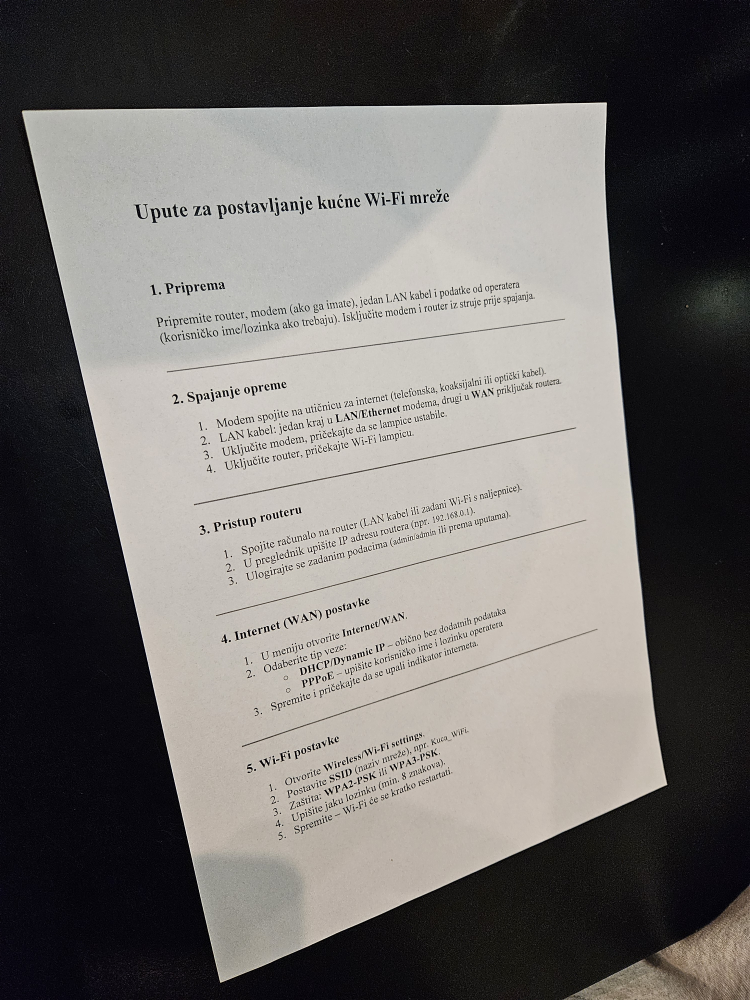
#> input picture Modul_4/Vježbe/img/dokument.jpg, 3000 x 4000 px (shown at 1/4 size)
$ python 5_scanner_template.py
#> lines starting #> are read from the running program, lines starting #| are printed output that depends on the picture; after the words box and inside, x2 and y2 are one past the last pixel; in counts of white or black regions, pixels touching at a corner belong together
import cv2
import numpy as np


# ---------------- 1) UČITAVANJE I PREPROCESSING ----------------

img = cv2.imread('img/dokument.jpg', cv2.IMREAD_COLOR)
#> img is the input picture: shape (4000, 3000, 3); mean B, G, R 107.5, 110.1, 113.1
if img is None:
    raise SystemExit("Ne mogu učitati sliku 'upute.jpg'.")

orig = img.copy()
#cv2.imshow("1 - original", orig)

# grayscale
gray = cv2.cvtColor(img, cv2.COLOR_BGR2GRAY)
#cv2.imshow("2 - gray", gray)

# blur (smanjenje šuma)
blur = cv2.GaussianBlur(gray, (5, 5), 0)
#cv2.imshow("3 - blur", blur)

# Otsu threshold – papir bijel, stol taman
_, thresh = cv2.threshold(
    blur, 0, 255, cv2.THRESH_BINARY + cv2.THRESH_OTSU
)
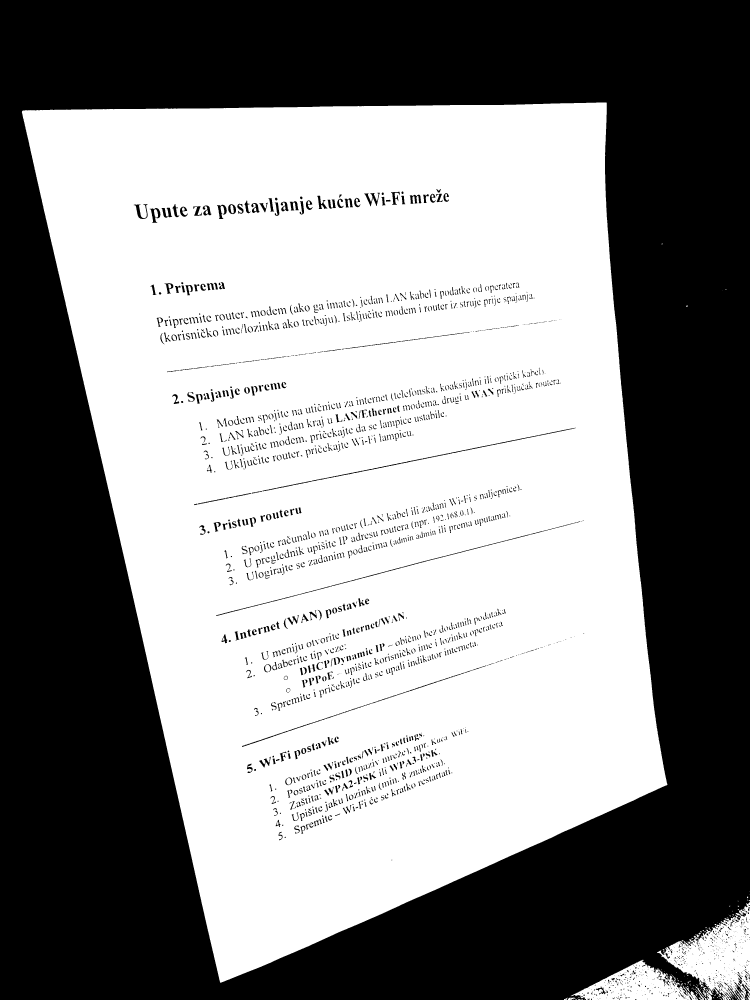
#> thresh: shape (4000, 3000) (shown at 1/4 size); 54.1% white; 2615 black regions (1050 under 20 px), largest, box (x1, y1, x2, y2) and area: (0, 0, 3000, 4000) 5329686, (1049, 1711, 2303, 1965) 3915, (865, 2086, 2322, 2464) 3736
#cv2.imshow("4 - thresh (Otsu)", thresh)

# malo morfološko zatvaranje da rub papira bude kompaktan
kernel_close = cv2.getStructuringElement(cv2.MORPH_RECT, (7, 7))
#closed = cv2.morphologyEx(thresh, kernel=cv2.MORPH_CLOSE, kernel=kernel_close, iterations=2)
# # ako ti gornja linija baci error zbog keyword argumenata, koristi:
closed = cv2.morphologyEx(thresh, cv2.MORPH_CLOSE, kernel_close, iterations=2)
#> closed: shape (4000, 3000); 55.7% white; 3 black regions
cv2.imshow("5 - morph CLOSE", closed)

# ---------------- 2) KONTURE – ZADATAK ZA VAS ----------------
# OVDJE TREBATE POPUNITI KOD TAKO DA DEFINIRATE SLJEDEĆE VARIJABLE:
#   - contours  : lista svih pronađenih kontura
#   - paper_cnt : najveća kontura (papir)
#   - peri      : opseg konture papira
#   - approx    : aproksimirana kontura (poligon, npr. 4 točke za papir)
#   - debug_paper : kopija originalne slike s nacrtanom aproksimiranom konturom

# === TODO 1: pronađi sve vanjske konture na slici 'closed' ===
#   koristi cv2.findContours(...)
#
# contours, hierarchy = ...
contours, _ = cv2.findContours(closed, cv2.RETR_EXTERNAL, cv2.CHAIN_APPROX_SIMPLE)
#> contours = 13 contours, 11 with area under 20; largest, box (x1, y1, x2, y2) and area: (87, 410, 2670, 3931) 6545344, (2256, 3586, 3000, 4000) 131172


# === TODO 2: ako nema kontura, prekini program s porukom ===
#
if len(contours) == 0:
    raise SystemExit("Nije pronađena nijedna kontura na slici.")

# === TODO 3: sortiraj konture po površini i uzmi najveću kao 'paper_cnt' ===
#
# paper_cnt = ...
contours = sorted(contours, key=cv2.contourArea, reverse=True)
paper_cnt = contours[0]
#> paper_cnt = contour of 3709 points, box (x1, y1, x2, y2) (87, 410, 2670, 3931), area 6545344


# === TODO 4: izračunaj opseg i aproksimiraj konturu papira poligonom ===
#
# peri = ...
# approx = ...
peri = cv2.arcLength(paper_cnt, True)
#> peri = 11119.2
approx = cv2.approxPolyDP(paper_cnt, 0.02 * peri, True)
#> approx = [[2425, 410], [88, 445], [881, 3930], [2669, 3138]]


# === TODO 5: nacrtaj aproksimiranu konturu na kopiji originala ===
debug_paper = orig.copy()


# (opcionalno) ispis broja vrhova aproksimirane konture
try:
    print("Broj vrhova aproksimirane konture:", len(approx))
#| Broj vrhova aproksimirane konture: 4
except NameError:
    print("TODO dio s konturama NIJE dovršen - 'approx' nije definiran.")

cv2.imshow("6 - pronađen papir (kontura)", debug_paper)

# Ako studenti nisu dobro popunili dio s konturama, zaustavi dalje:
if 'approx' not in locals() or 'paper_cnt' not in locals():
    cv2.waitKey(0)
    cv2.destroyAllWindows()
    raise SystemExit("Najprije dovršite dio s konturama (2. blok)!")

# ---------------- 3) PERSPEKTIVNA TRANSFORMACIJA ----------------

def order_points(pts):
    # pts shape: (4, 2)
    rect = np.zeros((4, 2), dtype="float32")
    s = pts.sum(axis=1)
    diff = np.diff(pts, axis=1)

    rect[0] = pts[np.argmin(s)]      # top-left
    rect[2] = pts[np.argmax(s)]      # bottom-right
    rect[1] = pts[np.argmin(diff)]   # top-right
    rect[3] = pts[np.argmax(diff)]   # bottom-left
    return rect

# ako aproksimacija nema točno 4 točke, koristi boundingRect kao fallback
if len(approx) == 4:
    pts = approx.reshape(4, 2).astype("float32")
#> pts has the same summary as approx
else:
    print("Upozorenje: approx nema 4 točke – koristim boundingRect kao fallback.")
    x, y, w, h = cv2.boundingRect(paper_cnt)
    pts = np.array([
        [x, y],
        [x + w, y],
        [x + w, y + h],
        [x, y + h]
    ], dtype="float32")

rect = order_points(pts)
#> in order_points, `s = pts.sum(axis=1)`: s = [2835, 533, 4811, 5807]
#> in order_points, `diff = np.diff(pts, axis=1)`: diff = [-2015, 357, 3049, 469]
#> rect = [[88, 445], [2425, 410], [2669, 3138], [881, 3930]]
(tl, tr, br, bl) = rect
#> tl = [88, 445]; tr = [2425, 410]; br = [2669, 3138]; bl = [881, 3930]

# dimenzije "ispravljenog" papira
widthA = np.linalg.norm(br - bl)
#> widthA = 1955.6
widthB = np.linalg.norm(tr - tl)
#> widthB = 2337.3
maxWidth = int(max(widthA, widthB))
#> maxWidth = 2337

heightA = np.linalg.norm(tr - br)
#> heightA = 2738.9
heightB = np.linalg.norm(tl - bl)
#> heightB = 3574.1
maxHeight = int(max(heightA, heightB))
#> maxHeight = 3574

dst = np.array([
    [0, 0],
    [maxWidth - 1, 0],
    [maxWidth - 1, maxHeight - 1],
    [0, maxHeight - 1]
], dtype="float32")
#> dst = [[0, 0], [2336, 0], [2336, 3573], [0, 3573]]

M = cv2.getPerspectiveTransform(rect, dst)
#> M = [[0.719, -0.164, 9.53], [0.0119, 0.792, -353.5], [-0.000109, -3.27e-05, 1]]
warped = cv2.warpPerspective(orig, M, (maxWidth, maxHeight))
cv2.imshow("7 - ispravljeni papir (color)", warped)

# ---------------- 4) "SCANNER" EFEKT – CRNO/BIJELO (OTSU + CLOSING) ----------------

warp_gray = cv2.cvtColor(warped, cv2.COLOR_BGR2GRAY)
warp_blur = cv2.GaussianBlur(warp_gray, (5, 5), 0)

_, scan = cv2.threshold(
    warp_blur, 0, 255, cv2.THRESH_BINARY + cv2.THRESH_OTSU
)
#> scan: shape (3574, 2337); 95.2% white; 1519 black regions (179 under 20 px), largest, box (x1, y1, x2, y2) and area: (2275, 20, 2337, 3570) 170927, (280, 1475, 2001, 1489) 7231, (272, 2535, 1960, 2543) 6654
cv2.imshow("8 - scan (Otsu)", scan)

# invert -> slova bijela, pozadina crna
scan_inv = cv2.bitwise_not(scan)
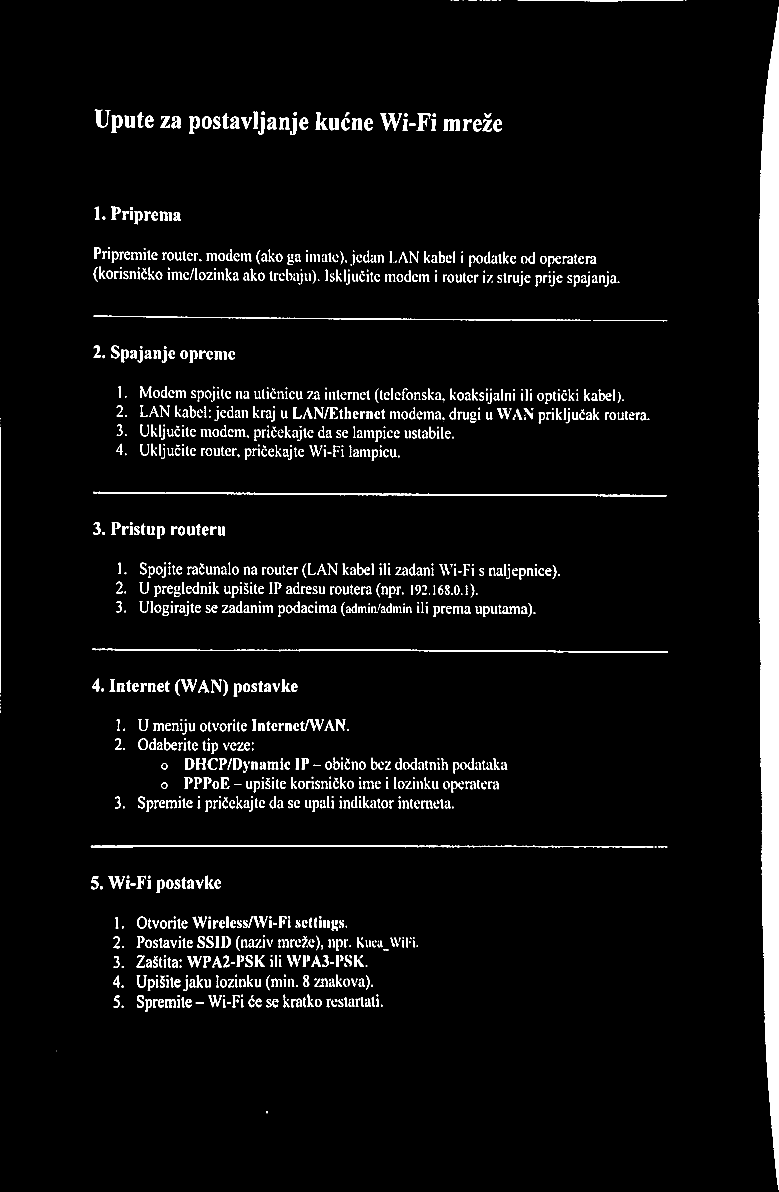
#> scan_inv: shape (3574, 2337) (shown at 1/3 size); 4.8% white; 1519 white regions (179 under 20 px), largest, box (x1, y1, x2, y2) and area: (2275, 20, 2337, 3570) 170927, (280, 1475, 2001, 1489) 7231, (272, 2535, 1960, 2543) 6654

# vertikalni CLOSING (1x3) – popunjava sitne rupe u potezima
kernel_close2 = cv2.getStructuringElement(cv2.MORPH_RECT, (1, 3))
scan_inv_closed = cv2.morphologyEx(scan_inv, cv2.MORPH_CLOSE, kernel_close2, iterations=1)

# vrati natrag: slova crna, pozadina bijela
scan_clean = cv2.bitwise_not(scan_inv_closed)
cv2.imshow("9 - scan (Otsu + vert closing)", scan_clean)

# ---------------- 5) SPOJENI PRIKAZ KORAKA ----------------

thresh_bgr = cv2.cvtColor(thresh, cv2.COLOR_GRAY2BGR)
scan_bgr = cv2.cvtColor(scan_clean, cv2.COLOR_GRAY2BGR)

scale = 0.5  # smanji da stane na ekran

def resize(img):
    return cv2.resize(img, None, fx=scale, fy=scale, interpolation=cv2.INTER_AREA)

row1 = cv2.hconcat([resize(orig), resize(thresh_bgr), resize(debug_paper)])
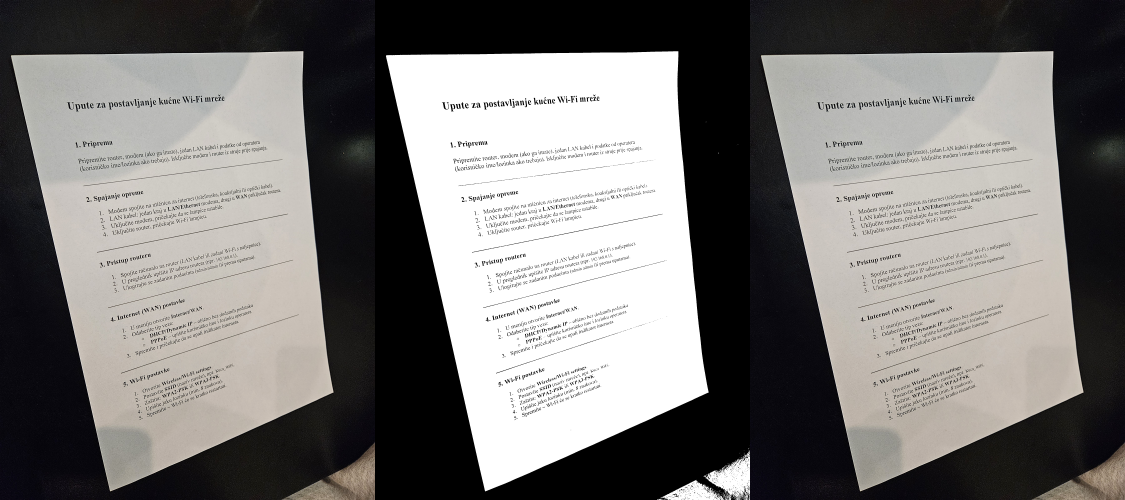
#> row1: shape (2000, 4500, 3) (shown at 1/4 size); mean B, G, R 117.8, 119.5, 121.5
row2 = cv2.hconcat([resize(warped), resize(scan_bgr)])
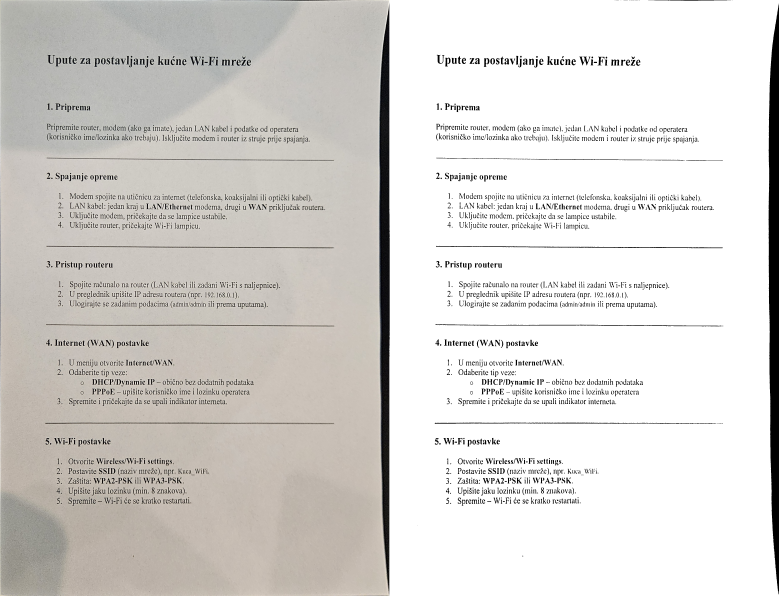
#> row2: shape (1787, 2336, 3) (shown at 1/3 size); mean B, G, R 209.7, 213, 215.5

# poravnaj širine redova ako treba
target_width = max(row1.shape[1], row2.shape[1])
#> target_width = 4500

def pad_to_width(img, width):
    if img.shape[1] == width:
        return img
    pad = width - img.shape[1]
    return cv2.copyMakeBorder(img, 0, 0, 0, pad, cv2.BORDER_CONSTANT, value=(0, 0, 0))

row1 = pad_to_width(row1, target_width)
row2 = pad_to_width(row2, target_width)
#> call 2 of pad_to_width, with width = 4500
#> in pad_to_width (call 2), `return cv2.copyMakeBorder(img, 0, 0, 0, pad, cv2.BORDER_CONSTANT, valu..`:
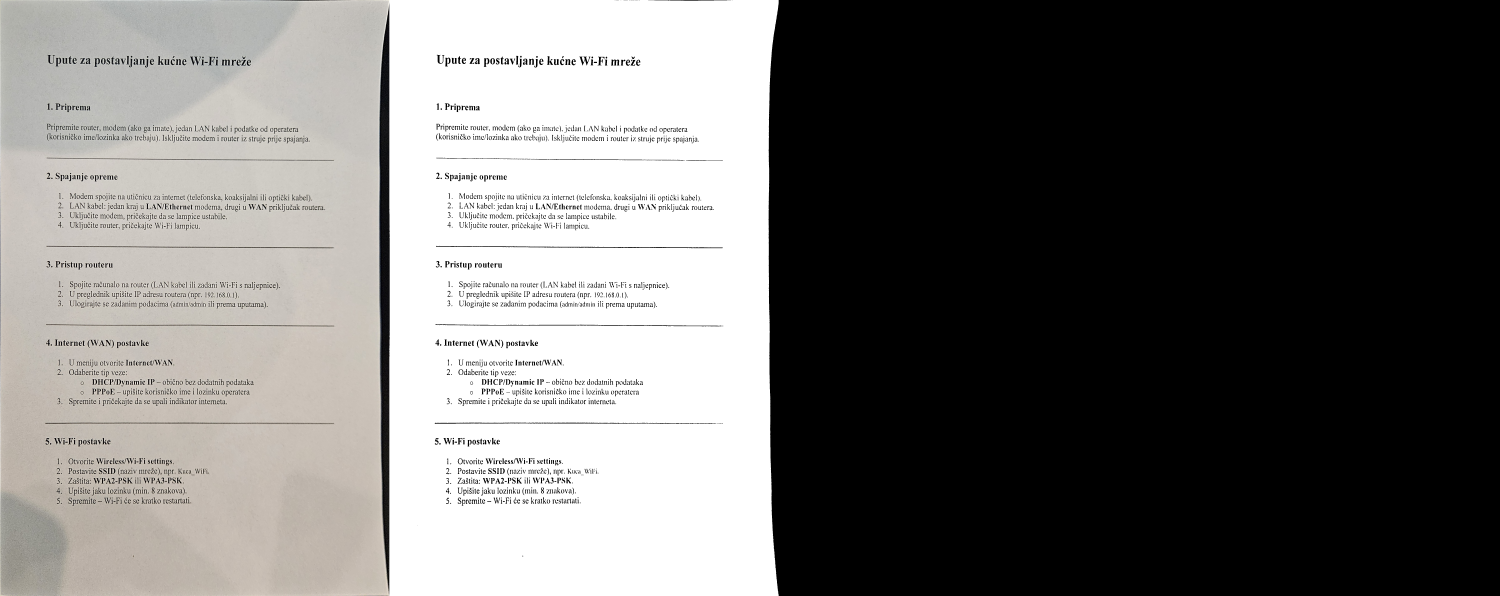
#> returned value: shape (1787, 4500, 3) (shown at 1/3 size); mean of channels 0, 1, 2 108.8, 110.6, 111.9; drawn as B, G, R

concat = cv2.vconcat([row1, row2])
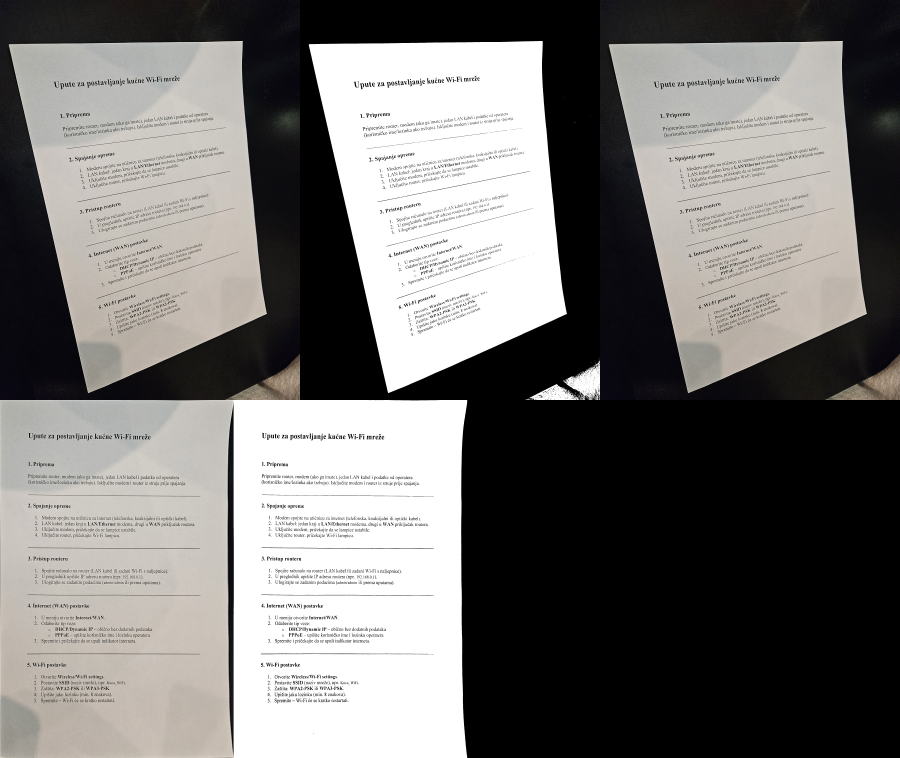
#> concat: shape (3787, 4500, 3) (shown at 1/5 size); mean B, G, R 113.6, 115.3, 117
cv2.imshow("Svi koraci (original | Otsu | kontura | warp | scan clean)", concat)

# ---------------- 6) SPREMANJE REZULTATA ----------------

cv2.imwrite("upute_warp_color.png", warped)
cv2.imwrite("upute_scan_bw.png", scan_clean)
cv2.imwrite("upute_svi_koraci.png", concat)

cv2.waitKey(0)
cv2.destroyAllWindows()
